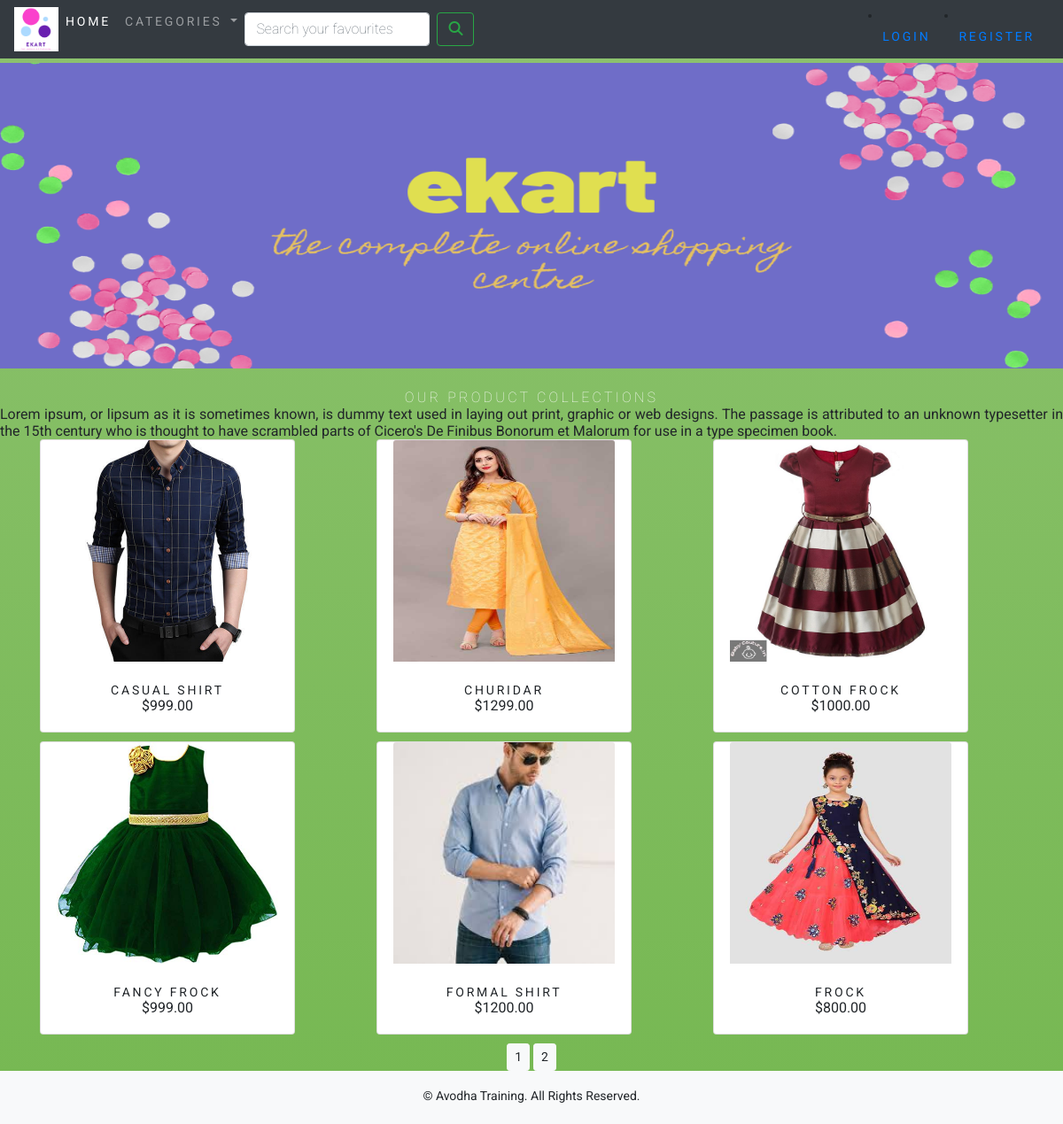
/mycart/, run on the app's committed database.
### mycart/models.py (models this page shows, shortened)
class Product(models.Model):
    name = models.CharField(max_length=250, unique=True)
    slug = models.SlugField(max_length=250, unique=True)
    desc = models.TextField(blank=True)
    image = models.ImageField(upload_to='product', blank=True)
    category=models.ForeignKey(Category,on_delete=models.CASCADE)
    price=models.DecimalField(max_digits=10,decimal_places=2)
    stock=models.IntegerField()
    available=models.BooleanField(default=True)
    created=models.DateTimeField(auto_now=True)
    updated=models.DateTimeField(auto_now=True)
    class Meta:
        ordering = ('name',)
        verbose_name = 'product'
        verbose_name_plural = 'products'
    def get_url(self):
        return reverse("mycart:ProdCatDetail", args=[self.category.slug,self.slug])

### mycart/views.py (the view)
# urls.py: path('',views.allProdCat,name='allProdCat'),
def allProdCat(request,c_slug=None):
    c_page=None
    products_list=None
    if c_slug!=None:
        c_page=get_object_or_404(Category,slug=c_slug)
        products_list=Product.objects.filter(category=c_page,available=True)
    else:
        products_list=Product.objects.all().filter(available=True)
    paginator=Paginator(products_list,6)
    try:
        page=int(request.GET.get('page','1'))
    except:
        page=1
    try:
        products=paginator.page(page)
    except (EmptyPage,InvalidPage):
        products=paginator.page(paginator.num_pages)
    return render(request,'category.html',{'category':c_page,'products':products})

### cart/context_processors.py (called while the page is built)
def counter(request):
    item_count=0
    if 'admin' in request.path:
        return {}
    else:
        try:
            cart=Cart.objects.filter(cart_id=_cart_id(request))
            cart_items=CartItem.objects.all().filter(cart=cart[:1])
            for cart_item in cart_items:
                item_count+=cart_item.quantity
        except Cart.DoesNotExist:
            item_count=0
        return dict(item_count=item_count)

### cart/views.py (called while the page is built)
def _cart_id(request):
    cart = request.session.session_key
    if not cart:
        cart = request.session.create()
    return cart

### mycart/context_processors.py (called while the page is built)
def menu_links(request):
    links=Category.objects.all()
    return dict(links=links)

### mycart/models.py (called while the page is built)
    def get_url(self):
        return reverse("mycart:products_by_category",args=[self.slug])

### templates/category.html (shortened to what this page needs)
{% extends 'base.html' %}
{% load static %}
{% block content %}
<div class="mx-auto">
        {% if category %}
            <img class="my_image" src="{{category.image.url}}"alt="{{category.name}}">
</div><br>
<div>
    <h1 class="text-center my_title">{{category.name}}</h1>
    <p class="text-justify">{{category.desc}}</p>
</div>
        {% else %}
            <div>
              <center><img class="my_image my_image_padding" src="{% static 'img/ekart.png' %}" style="width:1350px;height:350px"alt=""></center>
            </div>
<br>
<div>
    <h1 class="text-center my_title">our product collections</h1>
    <p class="text-justify">Lorem ipsum, or lipsum as it is sometimes known, is dummy text used in laying out print, graphic or web designs. The passage is attributed to an unknown typesetter in the 15th century who is thought to have scrambled parts of Cicero's De Finibus Bonorum et Malorum for use in a type specimen book.</p>
        {% endif %}
<div class="container">
    <div class="row max-auto">
        {% for product in products.object_list %}
        <div class="my_bottom_margin col-9 col-sm-12 col-md-4 col-lg-4">
            <div class="card text-center" style="width: 18rem;">
                <a href="{{product.get_url}}"><img class="card-img-top my_image" src="{{product.image.url}}"style="width:250px;height:250px"alt="{{product.name}}">
                </a>
                <div class="card-body">
                    <h4>{{product.name}}</h4>
                    <p>${{product.price}}</p>
                </div>
            </div>
        </div>
        {% endfor %}
    </div>
    <div class="mx-auto">
        <div class="text-center">
        {% for pg in products.paginator.page_range %}
        <a href="?page={{pg}}" class="btn btn-light btn-sm {% if products.number == pg %} activate {% endif %}">{{pg}}</a>
        {% endfor %}
            </div>
</div>
</div>
</div>
    {% endblock %}

### templates/base.html (shortened to what this page needs)
{% load static %}
<!DOCTYPE html>
<html lang="en">
<head>
    <link rel="stylesheet" href="{% static 'css/bootstrap.min.css' %}">
    <link rel="stylesheet" href="{% static 'css/custom.css' %}">
</head>
<body>
<div>
    {% include 'nav.html' %}
    {% block content %}
    {% endblock %}
</div>
<div>
    {% include 'footer.html' %}
</div>
</body>
</html>

### templates/header.html (shortened to what this page needs)
{% load static %}

### templates/nav.html (shortened to what this page needs)
{% load static %}
<nav class="navbar navbar-expand-lg navbar-dark bg-dark" xmlns="http://www.w3.org/1999/html">
  <div class="collapse navbar-collapse" id="navbarSupportedContent">
    <ul class="navbar-nav mr-auto">
      <img src="{% static 'img/new.png' %}"  style="width:50px;" alt='this is cart logo'>
      <li class="nav-item active">
        <a class="nav-link" href="{% url 'mycart:allProdCat' %}">Home <span class="sr-only">(current)</span></a>
      </li>
      <li class="nav-item dropdown">
        <a class="nav-link dropdown-toggle" href="#" id="navbarDropdown" role="button" data-toggle="dropdown" aria-haspopup="true" aria-expanded="false">
          Categories
        </a>
      </li>
      <form class="form-inline my-2 my-lg-0" action="{% url 'search_app:SearchResult' %}" method="get">
      <input class="form-control mr-sm-2" type="search" placeholder="Search your favourites" aria-label="Search" name="q">
      <button class="btn btn-outline-success my-2 my-sm-0" type="submit"><i class="fas fa-search"></i></button>
    </form>
    </ul>
      {% if user.is_authenticated %}
    <li class="nav-item active"><a class="nav-link" href=""><i class="fas fa-user"></i><strong>"Hai {{user.first_name}}</strong></i><span class="sr-only">(current)</span></a></li>
      <li class="nav-item active">
        <a class="nav-link" href="{% url 'mycart:logout' %}"><strong>Logout </strong><span class="sr-only">(current)</span></a>
      </li>
      {% else %}
      <li class="nav-item active">
        <a class="nav-link" href="{% url 'mycart:login' %}"><strong>Login</strong> <span class="sr-only">(current)</span></a>
      </li>
      <li class="nav-item">
        <a class="nav-link" href="{% url 'mycart:register' %}"><strong>Register </strong><span class="sr-only">(current)</span></a>
      </li>
      {% endif %}
  </div>
</nav>

### templates/footer.html
<div class="footer navbar-fixed-bottom my_footer">
<p class="text-center">&copy; Avodha Training. All Rights Reserved.</p>
</div>

### static/css/custom.css (style rules this page uses)
body { font-family: 'Antonio', sans-serif; font-family: 'Roboto', sans-serif; }
.nav-item { letter-spacing: .2em; font-size: 14px; text-transform: uppercase; }
.my_footer { background-color: #f8f9fa; height:60px; }
.my_footer p { padding-top: 20px; font-size:14px; }
.my_image { width:100%; height:auto; }
.my_title { font-size:16px; text-transform:uppercase; letter-spacing:.2em; }
.my_image_padding { padding-top:5px; }
.my_bottom_margin { margin-bottom:10px; }
.card-body h4 { font-size:14px; text-transform:uppercase; letter-spacing: .2em; }
html, body, div, span, applet, object, iframe, h1, h2, h3, h4, h5, h6, p, blockquote, pre, a, abbr, acronym, address, big, cite, code, del, dfn, em, img, ins, kbd, q, s, samp, small, strike, strong, sub, sup, tt, var, b, u, i, dl, dt, dd, ol, nav ul, nav li, fieldset, form, label, legend, table, caption, tbody, tfoot, thead, tr, th, td, article, aside, canvas, details, embed, figure, figcaption, footer, header, hgroup, menu, nav, output, ruby, section, summary, time, mark, audio, video { margin: 0; padding: 0; border: 0; font-size: 100%; font: inherit; vertical-align: baseline; }
article, aside, details, figcaption, figure, footer, header, hgroup, menu, nav, section { display: block; }
ol, ul { list-style: none; margin: 0px; padding: 0px; }
a { text-decoration: none; }
img { max-width: 100%; }
body { background: #76b852; background: -webkit-linear-gradient(to top, #76b852, #8DC26F); background: -moz-linear-gradient(to top, #76b852, #8DC26F); background: -o-linear-gradient(to top, #76b852, #8DC26F); background: linear-gradient(to top, #76b852, #8DC26F); background-size: cover; background-attachment: fixed; font-family: 'Roboto', sans-serif; }
h1 { font-size: 3em; text-align: center; color: #fff; font-weight: 100; text-transform: capitalize; letter-spacing: 4px; font-family: 'Roboto', sans-serif; }
@media (max-width:1366px) { h1 { font-size: 2.6em; } }

### data on the page
Product: image (picture), name "CASUAL SHIRT", price "999.00"
Product: image (picture), name "CHURIDAR", price "1299.00"
Product: image (picture), name "COTTON FROCK", price "1000.00"
Product: image (picture), name "FANCY FROCK", price "999.00"
Product: image (picture), name "FORMAL SHIRT", price "1200.00"
Product: image (picture), name "FROCK", price "800.00"

### other printed values
{{ pg }} "1" "2"
